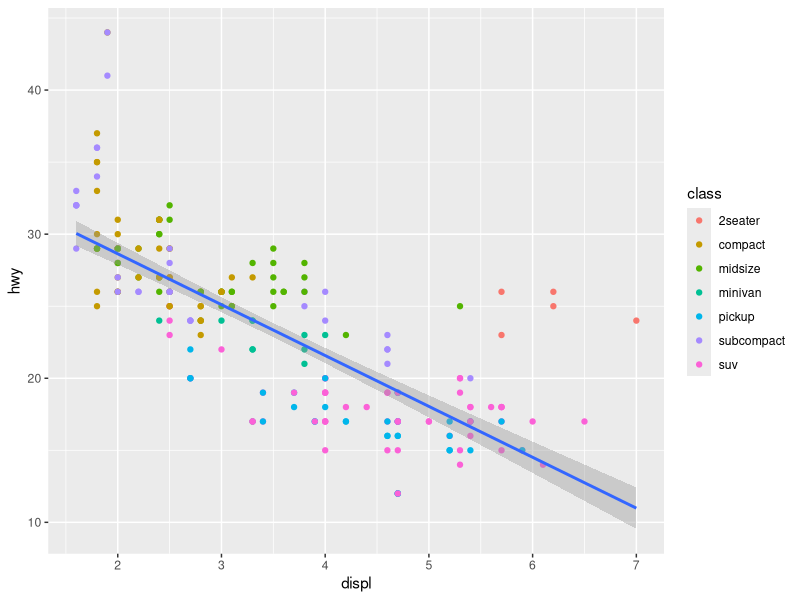
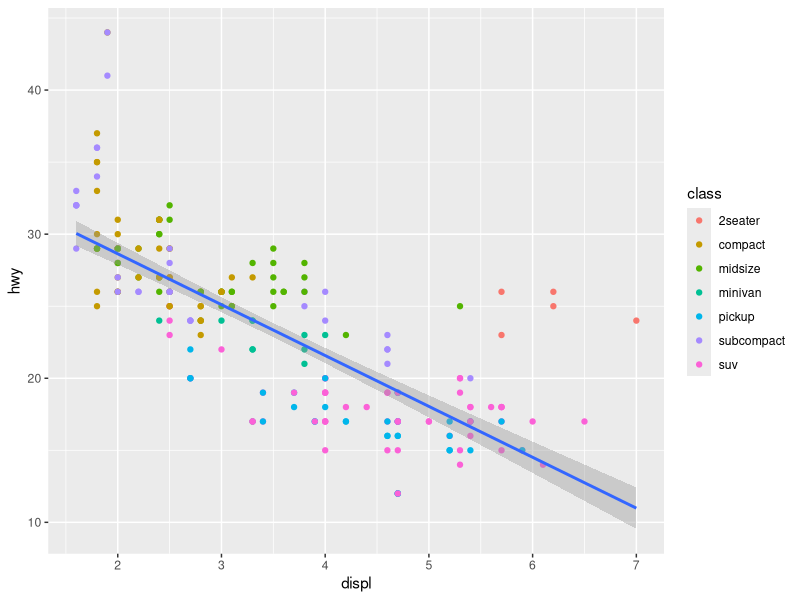

Write the R code that produced these figures, in order.
library (ggplot2)

# do cars with big engines use more fuel than cars with small engines?
# this will temporarily assign the mpg dataset 
#to the mpg object in our current session

mpg<-ggplot2::mpg

head(mpg)
# display first few rows of mpg dataframe. displ is vehicle engine size
#hwy is fuel efficiency

View(mpg)
#view the data in a new source pane like a spreadsheet

mpg_plot <- ggplot(data = mpg, mapping = aes(x = displ, y = hwy)) +
  geom_point(mapping = aes(colour = class)) +
  geom_smooth(method = "lm", formula = "y ~ x")
#create a graph

mpg_plot
# display the graph in output pane>plots

ggsave("my-first-plot.png", plot = mpg_plot, height = 4, width = 6)
# save the image (or can use the export button in plot pane)